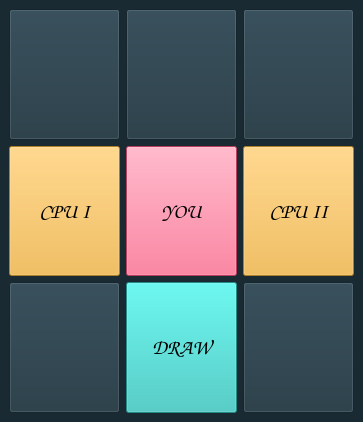
<?xml version="1.0" encoding="UTF-8"?>
<ui version="4.0">
 <class>MainWindow</class>
 <widget class="QMainWindow" name="MainWindow">
  <property name="geometry">
   <rect>
    <x>0</x>
    <y>0</y>
    <width>363</width>
    <height>422</height>
   </rect>
  </property>
  <property name="sizePolicy">
   <sizepolicy hsizetype="Preferred" vsizetype="Preferred">
    <horstretch>0</horstretch>
    <verstretch>0</verstretch>
   </sizepolicy>
  </property>
  <property name="palette">
   <palette>
    <active>
     <colorrole role="ButtonText">
      <brush brushstyle="SolidPattern">
       <color alpha="255">
        <red>242</red>
        <green>178</green>
        <blue>55</blue>
       </color>
      </brush>
     </colorrole>
     <colorrole role="Window">
      <brush brushstyle="SolidPattern">
       <color alpha="255">
        <red>25</red>
        <green>42</green>
        <blue>50</blue>
       </color>
      </brush>
     </colorrole>
    </active>
    <inactive>
     <colorrole role="ButtonText">
      <brush brushstyle="SolidPattern">
       <color alpha="255">
        <red>242</red>
        <green>178</green>
        <blue>55</blue>
       </color>
      </brush>
     </colorrole>
     <colorrole role="Window">
      <brush brushstyle="SolidPattern">
       <color alpha="255">
        <red>25</red>
        <green>42</green>
        <blue>50</blue>
       </color>
      </brush>
     </colorrole>
    </inactive>
    <disabled>
     <colorrole role="Base">
      <brush brushstyle="SolidPattern">
       <color alpha="255">
        <red>25</red>
        <green>42</green>
        <blue>50</blue>
       </color>
      </brush>
     </colorrole>
     <colorrole role="Window">
      <brush brushstyle="SolidPattern">
       <color alpha="255">
        <red>25</red>
        <green>42</green>
        <blue>50</blue>
       </color>
      </brush>
     </colorrole>
    </disabled>
   </palette>
  </property>
  <property name="windowTitle">
   <string>triple P</string>
  </property>
  <widget class="QWidget" name="centralwidget">
   <layout class="QGridLayout" name="gridLayout">
    <item row="2" column="2">
     <widget class="QPushButton" name="btn_9">
      <property name="sizePolicy">
       <sizepolicy hsizetype="Preferred" vsizetype="Preferred">
        <horstretch>111</horstretch>
        <verstretch>111</verstretch>
       </sizepolicy>
      </property>
      <property name="minimumSize">
       <size>
        <width>111</width>
        <height>111</height>
       </size>
      </property>
      <property name="maximumSize">
       <size>
        <width>333</width>
        <height>333</height>
       </size>
      </property>
      <property name="font">
       <font>
        <family>Comic Sans MS</family>
        <pointsize>72</pointsize>
        <bold>true</bold>
       </font>
      </property>
      <property name="styleSheet">
       <string notr="true">QPushButton{
background-color:rgb(31, 53, 64)
}</string>
      </property>
      <property name="text">
       <string/>
      </property>
      <property name="icon">
       <iconset>
        <normaloff>front.png</normaloff>front.png</iconset>
      </property>
      <property name="iconSize">
       <size>
        <width>100</width>
        <height>100</height>
       </size>
      </property>
     </widget>
    </item>
    <item row="0" column="1">
     <widget class="QPushButton" name="btn_2">
      <property name="sizePolicy">
       <sizepolicy hsizetype="Preferred" vsizetype="Preferred">
        <horstretch>111</horstretch>
        <verstretch>111</verstretch>
       </sizepolicy>
      </property>
      <property name="minimumSize">
       <size>
        <width>111</width>
        <height>111</height>
       </size>
      </property>
      <property name="maximumSize">
       <size>
        <width>333</width>
        <height>333</height>
       </size>
      </property>
      <property name="palette">
       <palette>
        <active>
         <colorrole role="Button">
          <brush brushstyle="SolidPattern">
           <color alpha="255">
            <red>31</red>
            <green>53</green>
            <blue>64</blue>
           </color>
          </brush>
         </colorrole>
         <colorrole role="ButtonText">
          <brush brushstyle="SolidPattern">
           <color alpha="255">
            <red>49</red>
            <green>196</green>
            <blue>190</blue>
           </color>
          </brush>
         </colorrole>
         <colorrole role="Base">
          <brush brushstyle="SolidPattern">
           <color alpha="255">
            <red>31</red>
            <green>53</green>
            <blue>64</blue>
           </color>
          </brush>
         </colorrole>
         <colorrole role="Window">
          <brush brushstyle="SolidPattern">
           <color alpha="255">
            <red>31</red>
            <green>53</green>
            <blue>64</blue>
           </color>
          </brush>
         </colorrole>
        </active>
        <inactive>
         <colorrole role="Button">
          <brush brushstyle="SolidPattern">
           <color alpha="255">
            <red>31</red>
            <green>53</green>
            <blue>64</blue>
           </color>
          </brush>
         </colorrole>
         <colorrole role="ButtonText">
          <brush brushstyle="SolidPattern">
           <color alpha="255">
            <red>49</red>
            <green>196</green>
            <blue>190</blue>
           </color>
          </brush>
         </colorrole>
         <colorrole role="Base">
          <brush brushstyle="SolidPattern">
           <color alpha="255">
            <red>31</red>
            <green>53</green>
            <blue>64</blue>
           </color>
          </brush>
         </colorrole>
         <colorrole role="Window">
          <brush brushstyle="SolidPattern">
           <color alpha="255">
            <red>31</red>
            <green>53</green>
            <blue>64</blue>
           </color>
          </brush>
         </colorrole>
        </inactive>
        <disabled>
         <colorrole role="Button">
          <brush brushstyle="SolidPattern">
           <color alpha="255">
            <red>31</red>
            <green>53</green>
            <blue>64</blue>
           </color>
          </brush>
         </colorrole>
         <colorrole role="Base">
          <brush brushstyle="SolidPattern">
           <color alpha="255">
            <red>31</red>
            <green>53</green>
            <blue>64</blue>
           </color>
          </brush>
         </colorrole>
         <colorrole role="Window">
          <brush brushstyle="SolidPattern">
           <color alpha="255">
            <red>31</red>
            <green>53</green>
            <blue>64</blue>
           </color>
          </brush>
         </colorrole>
        </disabled>
       </palette>
      </property>
      <property name="font">
       <font>
        <family>Comic Sans MS</family>
        <pointsize>72</pointsize>
        <bold>true</bold>
       </font>
      </property>
      <property name="styleSheet">
       <string notr="true">QPushButton{
background-color: rgb(31, 53, 64)
}</string>
      </property>
      <property name="text">
       <string/>
      </property>
      <property name="iconSize">
       <size>
        <width>100</width>
        <height>100</height>
       </size>
      </property>
     </widget>
    </item>
    <item row="2" column="1">
     <widget class="QPushButton" name="btn_7">
      <property name="sizePolicy">
       <sizepolicy hsizetype="Preferred" vsizetype="Preferred">
        <horstretch>111</horstretch>
        <verstretch>111</verstretch>
       </sizepolicy>
      </property>
      <property name="minimumSize">
       <size>
        <width>111</width>
        <height>111</height>
       </size>
      </property>
      <property name="maximumSize">
       <size>
        <width>333</width>
        <height>333</height>
       </size>
      </property>
      <property name="font">
       <font>
        <family>Comic Sans MS</family>
        <pointsize>16</pointsize>
        <bold>true</bold>
       </font>
      </property>
      <property name="styleSheet">
       <string notr="true">QPushButton{
background-color:rgb(49, 196, 190)
}</string>
      </property>
      <property name="text">
       <string>DRAW</string>
      </property>
     </widget>
    </item>
    <item row="1" column="1">
     <widget class="QPushButton" name="btn_5">
      <property name="sizePolicy">
       <sizepolicy hsizetype="Preferred" vsizetype="Preferred">
        <horstretch>111</horstretch>
        <verstretch>111</verstretch>
       </sizepolicy>
      </property>
      <property name="minimumSize">
       <size>
        <width>111</width>
        <height>111</height>
       </size>
      </property>
      <property name="maximumSize">
       <size>
        <width>333</width>
        <height>333</height>
       </size>
      </property>
      <property name="font">
       <font>
        <family>Comic Sans MS</family>
        <pointsize>16</pointsize>
        <bold>true</bold>
       </font>
      </property>
      <property name="styleSheet">
       <string notr="true">QPushButton{
background-color:rgb(255, 85, 127)
}</string>
      </property>
      <property name="text">
       <string>YOU</string>
      </property>
     </widget>
    </item>
    <item row="0" column="0">
     <widget class="QPushButton" name="btn_1">
      <property name="sizePolicy">
       <sizepolicy hsizetype="Preferred" vsizetype="Preferred">
        <horstretch>111</horstretch>
        <verstretch>111</verstretch>
       </sizepolicy>
      </property>
      <property name="minimumSize">
       <size>
        <width>111</width>
        <height>111</height>
       </size>
      </property>
      <property name="maximumSize">
       <size>
        <width>333</width>
        <height>333</height>
       </size>
      </property>
      <property name="palette">
       <palette>
        <active>
         <colorrole role="Button">
          <brush brushstyle="SolidPattern">
           <color alpha="255">
            <red>31</red>
            <green>53</green>
            <blue>64</blue>
           </color>
          </brush>
         </colorrole>
         <colorrole role="ButtonText">
          <brush brushstyle="SolidPattern">
           <color alpha="255">
            <red>49</red>
            <green>196</green>
            <blue>190</blue>
           </color>
          </brush>
         </colorrole>
         <colorrole role="Base">
          <brush brushstyle="SolidPattern">
           <color alpha="255">
            <red>31</red>
            <green>53</green>
            <blue>64</blue>
           </color>
          </brush>
         </colorrole>
         <colorrole role="Window">
          <brush brushstyle="SolidPattern">
           <color alpha="255">
            <red>31</red>
            <green>53</green>
            <blue>64</blue>
           </color>
          </brush>
         </colorrole>
        </active>
        <inactive>
         <colorrole role="Button">
          <brush brushstyle="SolidPattern">
           <color alpha="255">
            <red>31</red>
            <green>53</green>
            <blue>64</blue>
           </color>
          </brush>
         </colorrole>
         <colorrole role="ButtonText">
          <brush brushstyle="SolidPattern">
           <color alpha="255">
            <red>49</red>
            <green>196</green>
            <blue>190</blue>
           </color>
          </brush>
         </colorrole>
         <colorrole role="Base">
          <brush brushstyle="SolidPattern">
           <color alpha="255">
            <red>31</red>
            <green>53</green>
            <blue>64</blue>
           </color>
          </brush>
         </colorrole>
         <colorrole role="Window">
          <brush brushstyle="SolidPattern">
           <color alpha="255">
            <red>31</red>
            <green>53</green>
            <blue>64</blue>
           </color>
          </brush>
         </colorrole>
        </inactive>
        <disabled>
         <colorrole role="Button">
          <brush brushstyle="SolidPattern">
           <color alpha="255">
            <red>31</red>
            <green>53</green>
            <blue>64</blue>
           </color>
          </brush>
         </colorrole>
         <colorrole role="Base">
          <brush brushstyle="SolidPattern">
           <color alpha="255">
            <red>31</red>
            <green>53</green>
            <blue>64</blue>
           </color>
          </brush>
         </colorrole>
         <colorrole role="Window">
          <brush brushstyle="SolidPattern">
           <color alpha="255">
            <red>31</red>
            <green>53</green>
            <blue>64</blue>
           </color>
          </brush>
         </colorrole>
        </disabled>
       </palette>
      </property>
      <property name="font">
       <font>
        <family>Comic Sans MS</family>
        <pointsize>72</pointsize>
        <bold>true</bold>
       </font>
      </property>
      <property name="styleSheet">
       <string notr="true">QPushButton{
background-color: rgb(31, 53, 64)
}</string>
      </property>
      <property name="text">
       <string/>
      </property>
      <property name="iconSize">
       <size>
        <width>100</width>
        <height>100</height>
       </size>
      </property>
     </widget>
    </item>
    <item row="0" column="2">
     <widget class="QPushButton" name="btn_3">
      <property name="sizePolicy">
       <sizepolicy hsizetype="Preferred" vsizetype="Preferred">
        <horstretch>111</horstretch>
        <verstretch>111</verstretch>
       </sizepolicy>
      </property>
      <property name="minimumSize">
       <size>
        <width>111</width>
        <height>111</height>
       </size>
      </property>
      <property name="maximumSize">
       <size>
        <width>333</width>
        <height>333</height>
       </size>
      </property>
      <property name="palette">
       <palette>
        <active>
         <colorrole role="Button">
          <brush brushstyle="SolidPattern">
           <color alpha="255">
            <red>31</red>
            <green>53</green>
            <blue>64</blue>
           </color>
          </brush>
         </colorrole>
         <colorrole role="ButtonText">
          <brush brushstyle="SolidPattern">
           <color alpha="255">
            <red>49</red>
            <green>196</green>
            <blue>190</blue>
           </color>
          </brush>
         </colorrole>
         <colorrole role="Base">
          <brush brushstyle="SolidPattern">
           <color alpha="255">
            <red>31</red>
            <green>53</green>
            <blue>64</blue>
           </color>
          </brush>
         </colorrole>
         <colorrole role="Window">
          <brush brushstyle="SolidPattern">
           <color alpha="255">
            <red>31</red>
            <green>53</green>
            <blue>64</blue>
           </color>
          </brush>
         </colorrole>
        </active>
        <inactive>
         <colorrole role="Button">
          <brush brushstyle="SolidPattern">
           <color alpha="255">
            <red>31</red>
            <green>53</green>
            <blue>64</blue>
           </color>
          </brush>
         </colorrole>
         <colorrole role="ButtonText">
          <brush brushstyle="SolidPattern">
           <color alpha="255">
            <red>49</red>
            <green>196</green>
            <blue>190</blue>
           </color>
          </brush>
         </colorrole>
         <colorrole role="Base">
          <brush brushstyle="SolidPattern">
           <color alpha="255">
            <red>31</red>
            <green>53</green>
            <blue>64</blue>
           </color>
          </brush>
         </colorrole>
         <colorrole role="Window">
          <brush brushstyle="SolidPattern">
           <color alpha="255">
            <red>31</red>
            <green>53</green>
            <blue>64</blue>
           </color>
          </brush>
         </colorrole>
        </inactive>
        <disabled>
         <colorrole role="Button">
          <brush brushstyle="SolidPattern">
           <color alpha="255">
            <red>31</red>
            <green>53</green>
            <blue>64</blue>
           </color>
          </brush>
         </colorrole>
         <colorrole role="Base">
          <brush brushstyle="SolidPattern">
           <color alpha="255">
            <red>31</red>
            <green>53</green>
            <blue>64</blue>
           </color>
          </brush>
         </colorrole>
         <colorrole role="Window">
          <brush brushstyle="SolidPattern">
           <color alpha="255">
            <red>31</red>
            <green>53</green>
            <blue>64</blue>
           </color>
          </brush>
         </colorrole>
        </disabled>
       </palette>
      </property>
      <property name="font">
       <font>
        <family>Comic Sans MS</family>
        <pointsize>72</pointsize>
        <bold>true</bold>
       </font>
      </property>
      <property name="styleSheet">
       <string notr="true">QPushButton{
background-color: rgb(31, 53, 64)
}</string>
      </property>
      <property name="text">
       <string/>
      </property>
      <property name="iconSize">
       <size>
        <width>100</width>
        <height>100</height>
       </size>
      </property>
     </widget>
    </item>
    <item row="1" column="0">
     <widget class="QPushButton" name="btn_4">
      <property name="sizePolicy">
       <sizepolicy hsizetype="Preferred" vsizetype="Preferred">
        <horstretch>111</horstretch>
        <verstretch>111</verstretch>
       </sizepolicy>
      </property>
      <property name="minimumSize">
       <size>
        <width>111</width>
        <height>111</height>
       </size>
      </property>
      <property name="maximumSize">
       <size>
        <width>333</width>
        <height>333</height>
       </size>
      </property>
      <property name="font">
       <font>
        <family>Comic Sans MS</family>
        <pointsize>16</pointsize>
        <bold>true</bold>
       </font>
      </property>
      <property name="styleSheet">
       <string notr="true">QPushButton{
background-color: rgb(242, 178, 55)
}</string>
      </property>
      <property name="text">
       <string>CPU I</string>
      </property>
     </widget>
    </item>
    <item row="1" column="2">
     <widget class="QPushButton" name="btn_6">
      <property name="sizePolicy">
       <sizepolicy hsizetype="Preferred" vsizetype="Preferred">
        <horstretch>111</horstretch>
        <verstretch>111</verstretch>
       </sizepolicy>
      </property>
      <property name="minimumSize">
       <size>
        <width>111</width>
        <height>111</height>
       </size>
      </property>
      <property name="maximumSize">
       <size>
        <width>333</width>
        <height>333</height>
       </size>
      </property>
      <property name="font">
       <font>
        <family>Comic Sans MS</family>
        <pointsize>16</pointsize>
        <bold>true</bold>
       </font>
      </property>
      <property name="styleSheet">
       <string notr="true">QPushButton{
background-color: rgb(242, 178, 55)
}</string>
      </property>
      <property name="text">
       <string>CPU II</string>
      </property>
     </widget>
    </item>
    <item row="2" column="0">
     <widget class="QPushButton" name="btn_8">
      <property name="sizePolicy">
       <sizepolicy hsizetype="Preferred" vsizetype="Preferred">
        <horstretch>111</horstretch>
        <verstretch>111</verstretch>
       </sizepolicy>
      </property>
      <property name="minimumSize">
       <size>
        <width>111</width>
        <height>111</height>
       </size>
      </property>
      <property name="maximumSize">
       <size>
        <width>333</width>
        <height>333</height>
       </size>
      </property>
      <property name="font">
       <font>
        <family>Comic Sans MS</family>
        <pointsize>72</pointsize>
        <bold>true</bold>
       </font>
      </property>
      <property name="styleSheet">
       <string notr="true">QPushButton{
background-color:rgb(31, 53, 64)
}</string>
      </property>
      <property name="text">
       <string/>
      </property>
      <property name="icon">
       <iconset>
        <normaloff>back.png</normaloff>back.png</iconset>
      </property>
      <property name="iconSize">
       <size>
        <width>100</width>
        <height>100</height>
       </size>
      </property>
     </widget>
    </item>
   </layout>
  </widget>
 </widget>
 <resources/>
 <connections/>
</ui>
